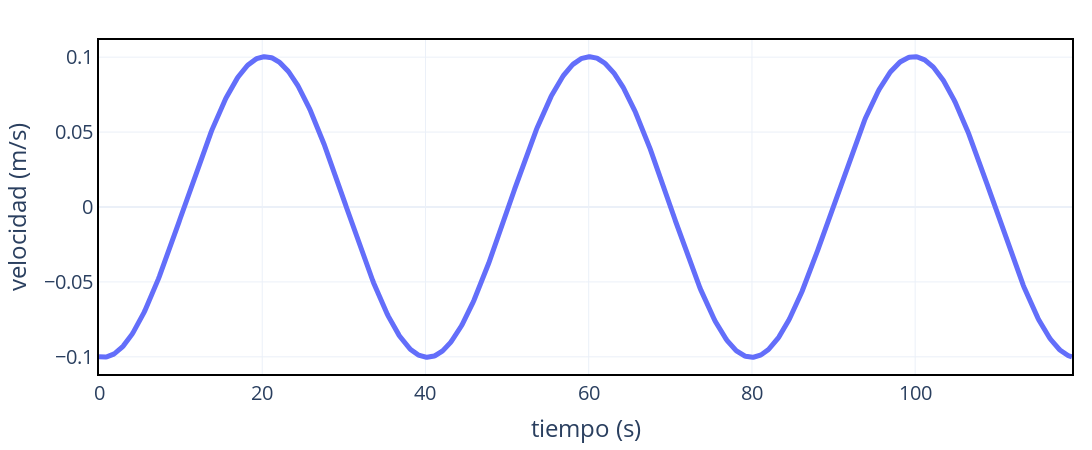

This figure's notebook cell:
### Code cell
v = sh.velocity(A, omega_0, t, phi)
show_with_estetica(t, v, "tiempo (s)", "velocidad (m/s)")

### Figure 1 — Plotly figure (JSON) as saved in the notebook; plotly's stock layout.template omitted (floating-point values rounded to 4 significant figures; data arrays with more than 128 entries replaced by an {"elided": "..."} marker saying what was removed)
{"data": [{"line": {"width": 5}, "mode": "lines", "type": "scatter", "x": {"elided": "1000 float values"}, "y": {"elided": "1000 float values"}}], "layout": {"autosize": false, "font": {"size": 20}, "height": 450, "legend": {"bgcolor": "rgba(255,255,255,0.8)", "font": {"size": 18}, "orientation": "v", "x": 1, "xanchor": "right", "y": 0.99, "yanchor": "top"}, "margin": {"b": 20, "l": 20, "r": 20, "t": 40}, "plot_bgcolor": "white", "title": {"font": {"size": 20}, "text": ""}, "width": 1100, "xaxis": {"linecolor": "black", "linewidth": 2, "mirror": true, "showgrid": true, "showline": true, "title": {"text": "tiempo (s)"}}, "yaxis": {"linecolor": "black", "linewidth": 2, "mirror": true, "showgrid": true, "showline": true, "title": {"text": "velocidad (m/s)"}}}}
